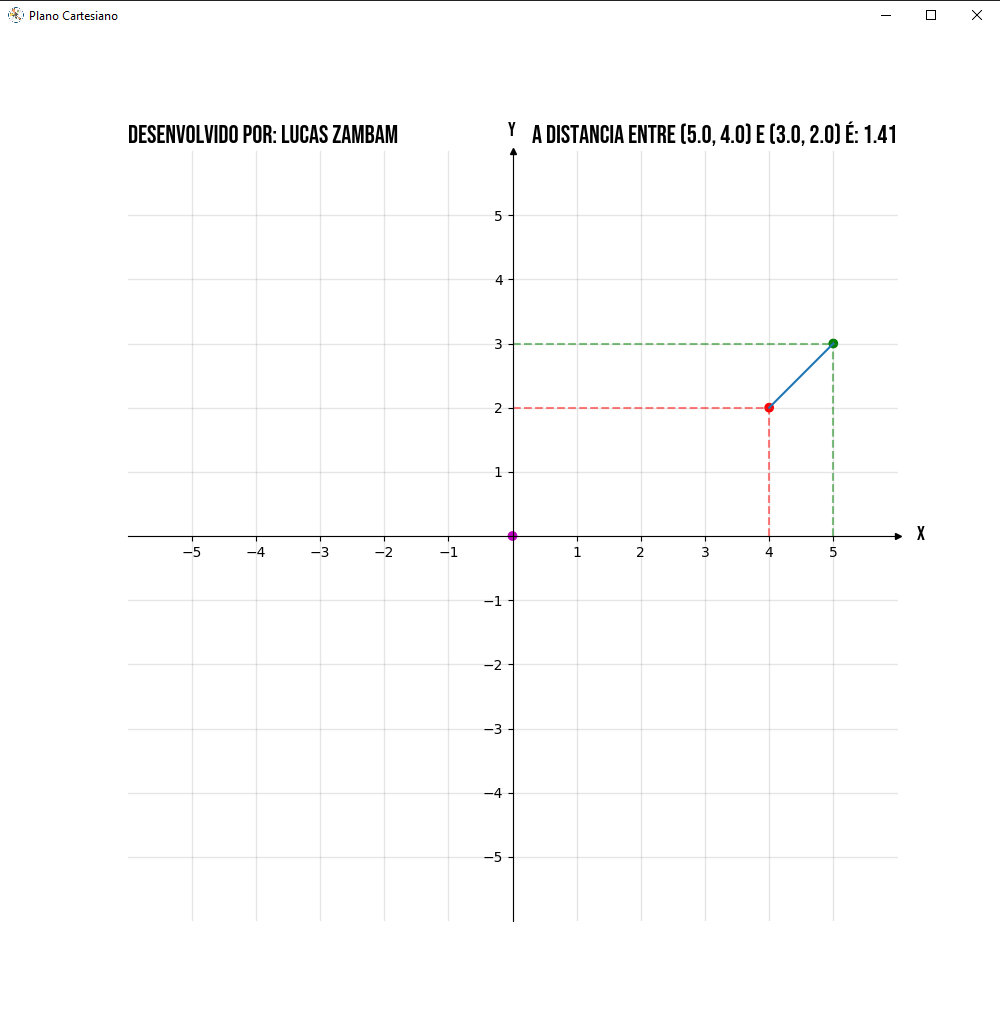

Write the Python code that produced this figure.
import matplotlib.pyplot as plt
import numpy as np 
from appJar import gui

# Create a def to cancel button
def cancel(button):
    if button == "Cancelar":
        app.stop()

# Create a GUI variable called app
app = gui("Geometria Analítica", "400x200")
app.setBg("white")
app.setFont(size=18, family="Bebas Neue")

# Add & configure widgets
app.addLabel("title", "Insira os valores de x1, x2, y1 e y2:")
app.setLabelBg("title", "blue")
app.setLabelFg("title", "orange")

app.addLabelEntry("x1")
app.addLabelEntry("x2")
app.addLabelEntry("y1")
app.addLabelEntry("y2")

# Create a def to input data into the cartesian plane graphic
def graphic():
    x1 = float(app.getEntry("x1"))
    x2 = float(app.getEntry("x2"))
    y1 = float(app.getEntry("y1"))
    y2 = float(app.getEntry("y2"))
    result = ((((x2 - x1 )**2) + ((y2-y1)**2) )**0.5)

    xs = [0, x1, x2]
    ys = [0, y1, y2]
    colors = ['m', 'g', 'r']
    
    # Create the graphic
    # Select length of axes and the space between tick labels
    if x1 <=5 and x2 <=5 and y1 <=5 and y2 <=5:
        xmin, xmax, ymin, ymax = -5, 5, -5, 5
        ticks_frequency = 1
    elif (x1 >5 and x1 <10) or (x2 >5 and x2 <10) or (y1 >5 and y1 <10) or (y2 >5 and y2 <10):
        xmin, xmax, ymin, ymax = -10, 10, -10, 10 
        ticks_frequency = 1
    elif (x1 >10 ) or (x2 >10) or (y1 >10) or (y2 >10):
        largest = max(x1,x2,y1,y2)
        xmin, xmax, ymin, ymax = -(largest), (largest), -(largest), (largest)
        ticks_frequency = round((largest)/10)

    # Plot points and window title
    fig, ax = plt.subplots(figsize=(10, 10))
    fig.canvas.set_window_title('Plano Cartesiano')
    ax.scatter(xs, ys, c=colors)

    # Draw lines connecting points to axes
    for x, y, c in zip(xs, ys, colors):
        ax.plot([x, x], [0, y], c=c, ls='--', lw=1.5, alpha=0.5)
        ax.plot([0, x], [y, y], c=c, ls='--', lw=1.5, alpha=0.5)

    # Set identical scales for both axes
    ax.set(xlim=(xmin-1, xmax+1), ylim=(ymin-1, ymax+1), aspect='equal')

    # Set bottom and left spines as x and y axes of coordinate system
    ax.spines['bottom'].set_position('zero')
    ax.spines['left'].set_position('zero')

    # Remove top and right spines
    ax.spines['top'].set_visible(False)
    ax.spines['right'].set_visible(False)

    # Create 'x' and 'y' labels placed at the end of the axes
    ax.set_xlabel('x', size=14, labelpad=-24, x=1.03, family="Bebas Neue")
    ax.set_ylabel('y', size=14, labelpad=-21, y=1.02, rotation=0, family="Bebas Neue")

    # Create custom major ticks to determine position of tick labels
    x_ticks = np.arange(xmin, xmax+1, ticks_frequency)
    y_ticks = np.arange(ymin, ymax+1, ticks_frequency)
    ax.set_xticks(x_ticks[x_ticks != 0])
    ax.set_yticks(y_ticks[y_ticks != 0])

    # Create minor ticks placed at each integer to enable drawing of minor grid
    ax.set_xticks(np.arange(xmin, xmax+1), minor=True)
    ax.set_yticks(np.arange(ymin, ymax+1), minor=True)

    # Draw major and minor grid lines
    ax.grid(which='both', color='grey', linewidth=1, linestyle='-', alpha=0.2)

    # Draw arrows
    arrow_fmt = dict(markersize=4, color='black', clip_on=False)
    ax.plot((1), (0), marker='>', transform=ax.get_yaxis_transform(), **arrow_fmt)
    ax.plot((0), (1), marker='^', transform=ax.get_xaxis_transform(), **arrow_fmt)

    # Draw a line between two points
    point1 = [x1, y1]
    point2 = [x2, y2]
    x_values = [point1[0], point2[0]]
    y_values = [point1[1], point2[1]]
    resultInput = "A distancia entre ({}, {}) e ({}, {}) é: {:.2f}".format(x1,x2,y1,y2, result)
    plt.title(resultInput, loc ='right', size =18, family="Bebas Neue")
    plt.title("Desenvolvido por: Lucas Zambam", loc='left', size=18, family="Bebas Neue")
    plt.plot(x_values, y_values)

    plt.show()

# Link the buttons to the functions
app.addButtons(["Criar Gráfico"], graphic)
app.addButtons(["Cancelar"], cancel)

# Start the GUI
app.go()
